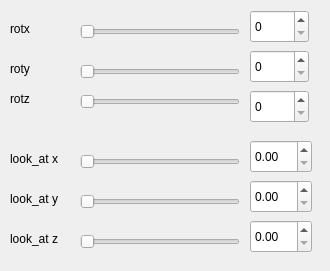
<ui version="4.0" >
 <class>Form</class>
 <widget class="QWidget" name="Form" >
  <property name="geometry" >
   <rect>
    <x>0</x>
    <y>0</y>
    <width>330</width>
    <height>271</height>
   </rect>
  </property>
  <property name="windowTitle" >
   <string>Form</string>
  </property>
  <widget class="QLabel" name="label_4" >
   <property name="geometry" >
    <rect>
     <x>10</x>
     <y>150</y>
     <width>58</width>
     <height>17</height>
    </rect>
   </property>
   <property name="text" >
    <string>look_at x</string>
   </property>
  </widget>
  <widget class="QSlider" name="horizontalSlider_4" >
   <property name="geometry" >
    <rect>
     <x>80</x>
     <y>150</y>
     <width>160</width>
     <height>24</height>
    </rect>
   </property>
   <property name="orientation" >
    <enum>Qt::Horizontal</enum>
   </property>
  </widget>
  <widget class="QDoubleSpinBox" name="doubleSpinBox" >
   <property name="geometry" >
    <rect>
     <x>250</x>
     <y>140</y>
     <width>62</width>
     <height>33</height>
    </rect>
   </property>
  </widget>
  <widget class="QLabel" name="label_5" >
   <property name="geometry" >
    <rect>
     <x>10</x>
     <y>190</y>
     <width>58</width>
     <height>17</height>
    </rect>
   </property>
   <property name="text" >
    <string>look_at y</string>
   </property>
  </widget>
  <widget class="QSlider" name="horizontalSlider_5" >
   <property name="geometry" >
    <rect>
     <x>80</x>
     <y>190</y>
     <width>160</width>
     <height>24</height>
    </rect>
   </property>
   <property name="orientation" >
    <enum>Qt::Horizontal</enum>
   </property>
  </widget>
  <widget class="QDoubleSpinBox" name="doubleSpinBox_2" >
   <property name="geometry" >
    <rect>
     <x>250</x>
     <y>180</y>
     <width>62</width>
     <height>33</height>
    </rect>
   </property>
  </widget>
  <widget class="QSlider" name="horizontalSlider_6" >
   <property name="geometry" >
    <rect>
     <x>80</x>
     <y>230</y>
     <width>160</width>
     <height>24</height>
    </rect>
   </property>
   <property name="orientation" >
    <enum>Qt::Horizontal</enum>
   </property>
  </widget>
  <widget class="QDoubleSpinBox" name="doubleSpinBox_3" >
   <property name="geometry" >
    <rect>
     <x>250</x>
     <y>220</y>
     <width>62</width>
     <height>33</height>
    </rect>
   </property>
  </widget>
  <widget class="QLabel" name="label_6" >
   <property name="geometry" >
    <rect>
     <x>10</x>
     <y>230</y>
     <width>58</width>
     <height>17</height>
    </rect>
   </property>
   <property name="text" >
    <string>look_at z</string>
   </property>
  </widget>
  <widget class="QSpinBox" name="spinBox_3" >
   <property name="geometry" >
    <rect>
     <x>250</x>
     <y>90</y>
     <width>59</width>
     <height>33</height>
    </rect>
   </property>
  </widget>
  <widget class="QSpinBox" name="spinBox_2" >
   <property name="geometry" >
    <rect>
     <x>250</x>
     <y>50</y>
     <width>59</width>
     <height>33</height>
    </rect>
   </property>
  </widget>
  <widget class="QSpinBox" name="spinBox" >
   <property name="geometry" >
    <rect>
     <x>250</x>
     <y>10</y>
     <width>59</width>
     <height>33</height>
    </rect>
   </property>
  </widget>
  <widget class="QSlider" name="horizontalSlider_2" >
   <property name="geometry" >
    <rect>
     <x>80</x>
     <y>60</y>
     <width>160</width>
     <height>24</height>
    </rect>
   </property>
   <property name="orientation" >
    <enum>Qt::Horizontal</enum>
   </property>
  </widget>
  <widget class="QSlider" name="horizontalSlider" >
   <property name="geometry" >
    <rect>
     <x>80</x>
     <y>20</y>
     <width>160</width>
     <height>24</height>
    </rect>
   </property>
   <property name="orientation" >
    <enum>Qt::Horizontal</enum>
   </property>
  </widget>
  <widget class="QSlider" name="horizontalSlider_3" >
   <property name="geometry" >
    <rect>
     <x>80</x>
     <y>90</y>
     <width>160</width>
     <height>24</height>
    </rect>
   </property>
   <property name="orientation" >
    <enum>Qt::Horizontal</enum>
   </property>
  </widget>
  <widget class="QLabel" name="label" >
   <property name="geometry" >
    <rect>
     <x>10</x>
     <y>20</y>
     <width>58</width>
     <height>17</height>
    </rect>
   </property>
   <property name="text" >
    <string>rotx</string>
   </property>
  </widget>
  <widget class="QLabel" name="label_2" >
   <property name="geometry" >
    <rect>
     <x>10</x>
     <y>60</y>
     <width>58</width>
     <height>17</height>
    </rect>
   </property>
   <property name="text" >
    <string>roty</string>
   </property>
  </widget>
  <widget class="QLabel" name="label_3" >
   <property name="geometry" >
    <rect>
     <x>10</x>
     <y>90</y>
     <width>58</width>
     <height>17</height>
    </rect>
   </property>
   <property name="text" >
    <string>rotz</string>
   </property>
  </widget>
 </widget>
 <resources/>
 <connections/>
</ui>
